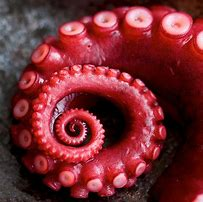
#> input picture Lab 4: Singular Value Decomposition/octopus.jpg, 203 x 202 px
$ python svd_compress2.py
#> lines starting #> are read from the running program, lines starting #| are printed output that depends on the picture
#> further down, img is the input picture: shape (202, 203, 3); mean R, G, B 117.3, 43.1, 48.7
#| 3
#| (202, 203, 3)
#| uint8
#| 255
#| 0
import matplotlib.pyplot as plt                             # need for plotting an image
import matplotlib.image as mpimg                            # need for image loading and saving
import numpy as np                                          # need for manipulating arrays
from numpy import linalg as la                              # need for finding SVD

def compress(img, k, debug = False):
#> called with k = 100, debug = False
    X, Y, Z = img.shape
#> X = 202; Y = 203; Z = 3

    # red pixels
    red = img[:, :, 0]
    print('red pixels:')
    print(red)
#> (printed output is left out)
    # green pixels
    green = img[:, :, 1]
    print('green pixels:')
    print(green)
#> (printed output is left out)
    # blue pixels
    blue = img[:, :, 2]
    print('blue pixels:')
    print(blue)
#> (printed output is left out)

    # find SVD
    U, s, Vt = la.svd(red)
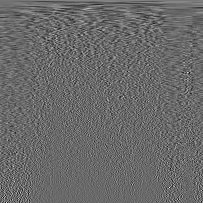
#> Vt: shape (203, 203) float64; min -0.372, max 0.524, mean 0.000538; drawn with min black and max white
#> s = 202 values, max 25422.3 at index 0, min 0.21 at index 201, mean 441.8
    print(U.shape, s.shape, Vt.shape)
#| (202, 202) (202,) (203, 203)
    U, s, Vt = la.svd(green)
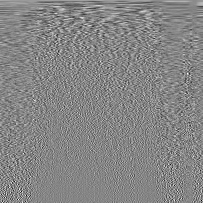
#> Vt: shape (203, 203) float64; min -0.411, max 0.373, mean 0.000319; drawn with min black and max white
#> s = 202 values, max 9950.1 at index 0, min 0.0917 at index 201, mean 319.8
    print(U.shape, s.shape, Vt.shape)
#| (202, 202) (202,) (203, 203)
    U, s, Vt = la.svd(blue)
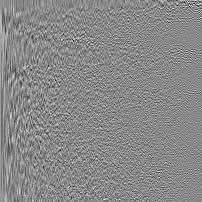
#> U: shape (202, 202) float64; min -0.406, max 0.351, mean 0.000404; drawn with min black and max white
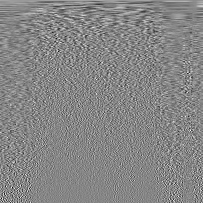
#> Vt: shape (203, 203) float64; min -0.406, max 0.366, mean 0.000488; drawn with min black and max white
#> s = 202 values, max 11220.5 at index 0, min 0.293 at index 201, mean 344.4
    print(U.shape, s.shape, Vt.shape)
#| (202, 202) (202,) (203, 203)

    # verify SVD
    Sigma = np.zeros((X, Y))  # convert s (a 1D array) into Sigma (a 2D-array)
    for i in range(X):
        Sigma[i, i] = s[ i]
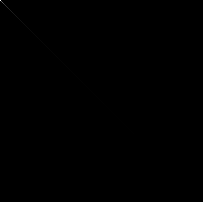
#> Sigma: shape (202, 203) float64; min 0, max 11220.5, mean 1.7; drawn with min black and max white
    print(np.allclose(red, U @ Sigma @ Vt)) # verify the equality of the original array and decomposed array
#| False
    plt.plot(s) # visualize the diagonal values of SVD
    plt.show()
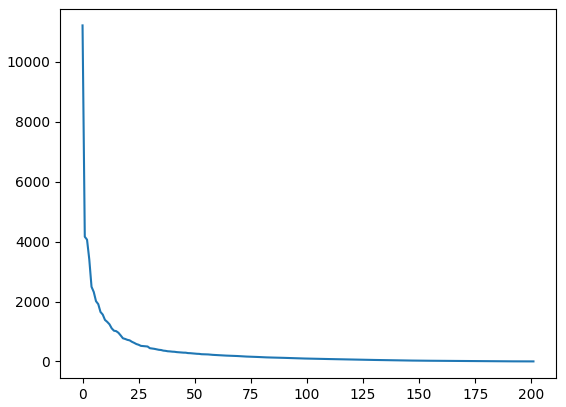
#> figure drawn by matplotlib, 1 panel; curve peaks at x = 0, y = 11220.5

    # choose significant values in the diagonal of SVD
    # red octopus
    k = 50
    red_approx = U @ Sigma[:, :k] @ Vt[:k, :]
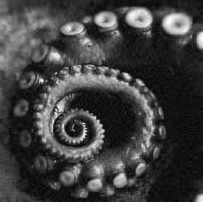
#> red_approx: shape (202, 203) float64; min -16.69, max 246.5, mean 48.7; drawn with min black and max white
    print(red_approx.shape)
#| (202, 203)
    plt.imshow(red_approx, cmap = "Reds")
    plt.show()
    # green octopus
    k = 50
    green_approx = U @ Sigma[:, :k] @ Vt[:k, :]
    print(green_approx.shape)
#| (202, 203)
    plt.imshow(green_approx, cmap = "Greens")
    plt.show()
    # blue octopus
    k = 50
    blue_approx = U @ Sigma[:, :k] @ Vt[:k, :]
    print(blue_approx.shape)
#| (202, 203)
    plt.imshow(blue_approx, cmap = "Blues")
    plt.show()

    img_approx = np.stack((red, green, blue), axis=2)
    img_approx = img_approx - img_approx.min()
    img_approx = img_approx / img_approx.max()
    plt.imshow(img_approx)
    plt.show()

if __name__ == '__main__':
    img = mpimg.imread('octopus.jpg')                       # read the image file and display the image
    plt.imshow(img)
    plt.show()

    print(img.ndim)                                         # analyze the image array
    print(img.shape)
    print(img.dtype)
    print(img.max())
    print(img.min())

    img_approx = compress(img, 100)
#> (the run stopped early here; a loop or call above may not have finished)
